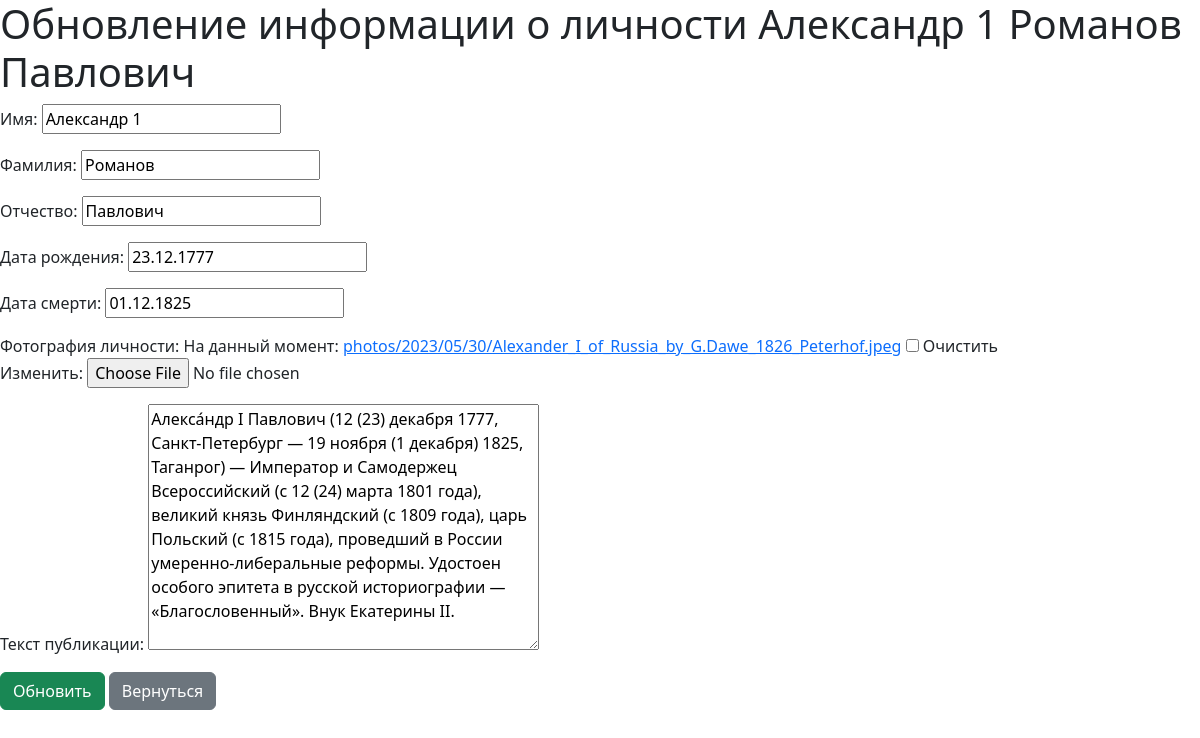
/person_update/2, run on an earlier commit of the app's database.
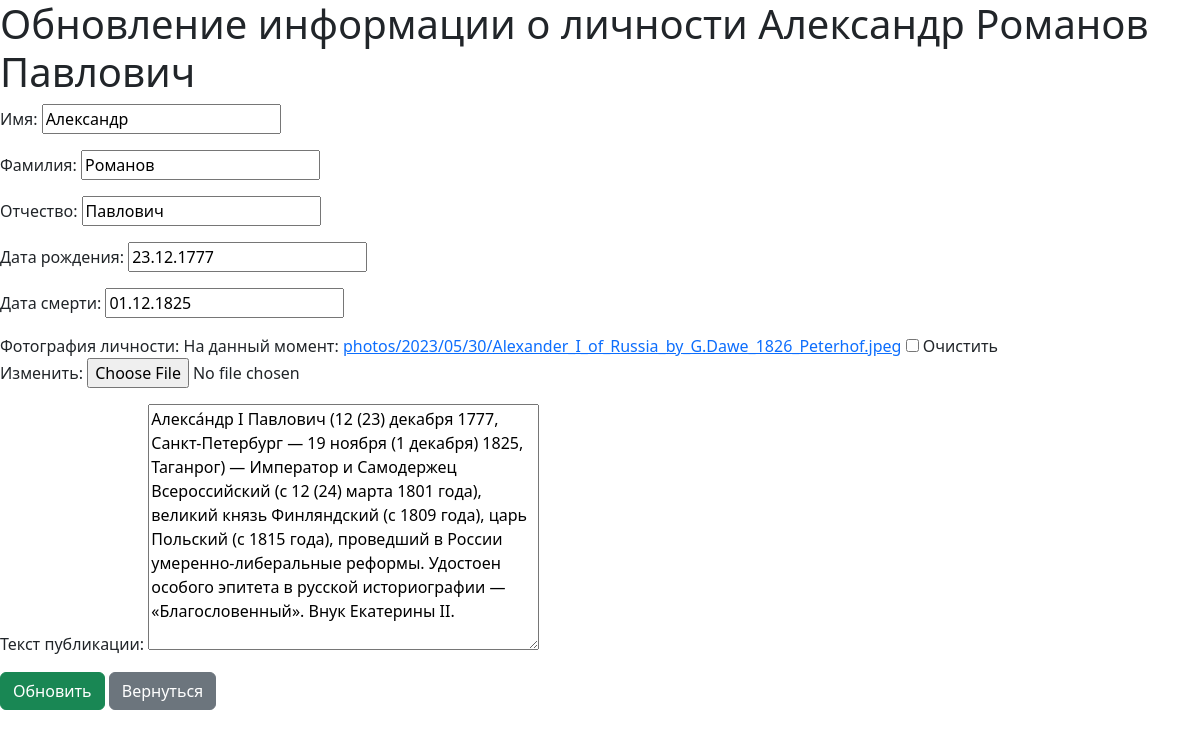
And on a later commit of the database.
### core/models.py (models this page shows, shortened)
class Person(models.Model):
    surname = models.CharField(max_length=255, verbose_name='Фамилия', )
    name = models.CharField(max_length=255, verbose_name='Имя', )
    patronymic = models.CharField(max_length=255, verbose_name='Отчество', blank=True, )
    birthday = models.DateField(verbose_name='Дата рождения', null=True, )
    deathday = models.DateField(verbose_name='Дата смерти', blank=True, null=True)
    photo = models.ImageField(upload_to='photos/%Y/%m/%d/', verbose_name='Фотография личности', blank=True, )
    bio = models.TextField(verbose_name='Текст публикации', blank=True, )
    time_publish = models.DateTimeField(auto_now_add=True, verbose_name='Дата публикации', null=True, )
    time_update = models.DateTimeField(auto_now=True, verbose_name='Дата обновления', null=True, )
    class Meta:
        ordering = ["surname"]
        verbose_name = "Историческая личность"

### core/views.py (the view)
# urls.py: path('person_update/<int:pk>', views.PersonUpdate.as_view(), name='person_update'),
class PersonUpdate(TitleMixin, UpdateView):
    model = models.Person
    template_name = 'core/person_update.html'
    form_class = forms.PersonForm
    title = 'Обновление данных о личности'
    success_url = reverse_lazy('core:persons')

### core/forms.py (shortened to what this page needs)
class PersonForm(forms.ModelForm):
    class Meta:
        model = models.Person
        fields = ('name', 'surname', 'patronymic', 'birthday', 'deathday', 'photo', 'bio', )

### core/datatools/index.py (called while the page is built)
    def get_title(self):
        return self.title

    def get_context_data(self, **kwargs):
        context = super().get_context_data(**kwargs)
        context["title"] = self.get_title()
        return context

### core/templates/core/person_update.html (shortened to what this page needs)
{% extends 'core/base.html' %}
{% if request.user.is_superuser %}
    {% block content %}
        <h1>Обновление информации о
            личности {{ person.name.title }} {{ person.surname.title }} {{ person.patronymic.title }}</h1>
        <form action="{% url 'core:person_update' pk=person.pk %}" method="POST" enctype="multipart/form-data">
            {{ form.as_p }}
            <button class="btn btn-success" type="submit">Обновить</button>
            <a class="btn btn-secondary" href="{% url 'core:persons' %}" role="button">Вернуться</a>
        </form>
    {% endblock %}
{% endif %}

What changed in the data, as far as the page shows it:
changed Person "Павлович": name "Александр 1" → "Александр"
